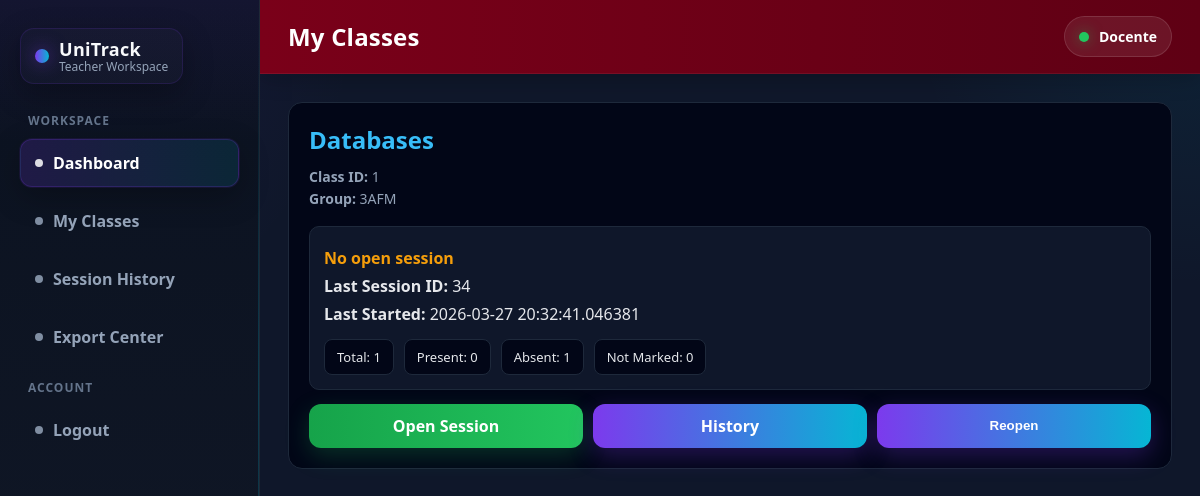
/docente/dashboard (signed in), run on the app's committed database.
### app/models/user_model.py (models this page shows, shortened)
class User(UserMixin, db.Model):
    __tablename__ = "users"
    id = db.Column(db.Integer, primary_key=True)
    first_name = db.Column(db.String(100), nullable=False)
    last_name = db.Column(db.String(100), nullable=False)
    username = db.Column(db.String(80), unique=True, nullable=False, index=True)
    email = db.Column(db.String(120), unique=True, nullable=False, index=True)
    phone = db.Column(db.String(20), nullable=False)
    language = db.Column(
        db.String(10),
        nullable=False,
        default="en"
    )
    password_hash = db.Column(db.String(255), nullable=False)
    role = db.Column(
        db.String(30),
        nullable=False,
        default="estudiante",
        index=True
    )
    must_change_password = db.Column(db.Boolean, default=False)
    is_active_user = db.Column(db.Boolean, default=True)
    photo_path = db.Column(db.String(255), nullable=True)
    last_login_at = db.Column(db.DateTime, nullable=True)
    created_at = db.Column(db.DateTime, default=datetime.utcnow, index=True)
    updated_at = db.Column(
        db.DateTime,
        default=datetime.utcnow,
        onupdate=datetime.utcnow
    )
    teaching_classes = db.relationship(
        "ClassGroup",
        backref="teacher",
        lazy=True,
        cascade="all, delete-orphan"
    )
    teaching_sessions = db.relationship(
        "ClassSession",
        foreign_keys="ClassSession.teacher_id",
        backref="teacher_user",
        lazy=True,
        cascade="all, delete-orphan"
    )
    student_class_enrollments = db.relationship(
        "ClassEnrollment",
        foreign_keys="ClassEnrollment.student_id",
        back_populates="student",
        lazy=True,
        cascade="all, delete-orphan"
    )
    student_attendance_records = db.relationship(
        "Attendance",
        foreign_keys="Attendance.student_id",
        backref="student",
        lazy=True,
        cascade="all, delete-orphan"
    )
    def full_name(self):
        return f"{self.first_name} {self.last_name}"

### app/models/class_group_model.py (models this page shows, shortened)
class ClassGroup(db.Model):
    __tablename__ = "class_groups"
    id = db.Column(db.Integer, primary_key=True)
    subject_name = db.Column(db.String(150), nullable=False)
    group_code = db.Column(db.String(50), nullable=False)
    description = db.Column(db.Text, nullable=True)
    teacher_id = db.Column(
        db.Integer,
        db.ForeignKey("users.id"),
        nullable=False,
        index=True
    )
    is_active = db.Column(db.Boolean, default=True, nullable=False)
    created_at = db.Column(db.DateTime, default=datetime.utcnow, nullable=False)
    updated_at = db.Column(
        db.DateTime,
        default=datetime.utcnow,
        onupdate=datetime.utcnow,
        nullable=False
    )
    sessions = db.relationship(
        "ClassSession",
        backref="class_group",
        lazy=True,
        cascade="all, delete-orphan"
    )
    enrollments = db.relationship(
        "ClassEnrollment",
        backref="class_group",
        lazy=True,
        cascade="all, delete-orphan"
    )

### app/models/class_session_model.py (models this page shows, shortened)
class ClassSession(db.Model):
    __tablename__ = "class_sessions"
    id = db.Column(db.Integer, primary_key=True)
    class_group_id = db.Column(
        db.Integer,
        db.ForeignKey("class_groups.id"),
        nullable=False,
        index=True
    )
    teacher_id = db.Column(
        db.Integer,
        db.ForeignKey("users.id"),
        nullable=False,
        index=True
    )
    session_date = db.Column(
        db.Date,
        nullable=False,
        index=True,
        default=lambda: datetime.utcnow().date()
    )
    start_time = db.Column(db.DateTime, nullable=True)
    end_time = db.Column(db.DateTime, nullable=True)
    notes = db.Column(db.String(255), nullable=True)
    is_open = db.Column(db.Boolean, nullable=False, default=True, index=True)
    created_at = db.Column(
        db.DateTime,
        nullable=False,
        default=datetime.utcnow,
        index=True
    )
    updated_at = db.Column(
        db.DateTime,
        nullable=False,
        default=datetime.utcnow,
        onupdate=datetime.utcnow
    )
    attendance_records = db.relationship(
        "Attendance",
        backref="class_session",
        lazy=True,
        cascade="all, delete-orphan"
    )

### app/routes/docente_views.py (the view, shortened to what this page needs)
@docente_views_bp.route("/docente/dashboard")
@login_required
def docente_dashboard_page():
    if not docente_page_guard():
        return redirect("/auth/login-page")
    class_groups = get_teacher_class_groups(current_user.id)
    sessions = get_sessions_by_teacher(current_user.id)
    dashboard_items = []
    for class_group in class_groups:
        class_sessions = [session for session in sessions if session.class_group_id == class_group.id]
        open_session = next((session for session in class_sessions if session.is_open), None)
        sorted_sessions = sorted(
            class_sessions,
            key=lambda session: session.start_time or datetime.min,
            reverse=True
        )
        last_session = sorted_sessions[0] if sorted_sessions else None
        target_session = open_session if open_session else last_session
        total_students = len(get_active_students_by_class(class_group.id))
        if target_session:
            records = get_attendance_records_by_session(target_session.id)
            summary = build_attendance_summary(total_students, records)
        dashboard_items.append({
            "class_group": class_group,
            "open_session": open_session,
            "last_session": last_session,
            "attendance_summary": summary,
        })
    return render_template(
        "docente/docente_dashboard.html",
        page_title="Teacher Dashboard",
        teacher_name=current_user.full_name(),
        dashboard_items=dashboard_items,
    )

### app/templates/docente/docente_dashboard.html (shortened to what this page needs)
{% extends "docente/docente_base.html" %}
{% block page_title %}
My Classes
{% endblock %}
{% block content %}
{% if dashboard_items and dashboard_items|length > 0 %}
<div class="dashboard-grid">
{% for item in dashboard_items %}
{% set class_group = item.class_group %}
{% set open_session = item.open_session %}
{% set last_session = item.last_session %}
{% set summary = item.attendance_summary %}
<div class="class-card">
    <h2>
        {{ class_group.subject_name if class_group.subject_name else (class_group.name if class_group.name else "Class") }}
    </h2>
    <div class="meta">
        <div><strong>Class ID:</strong> {{ class_group.id }}</div>
        {% if class_group.group_code %}
        <div><strong>Group:</strong> {{ class_group.group_code }}</div>
        {% endif %}
    </div>
    <div class="session-box">
        {% if open_session %}
            <p><span class="status-open">Session OPEN</span></p>
            <p><strong>Session ID:</strong> {{ open_session.id }}</p>
            <p><strong>Started:</strong> {{ open_session.start_time if open_session.start_time else "—" }}</p>
        {% elif last_session %}
            <p><span class="status-closed">No open session</span></p>
            <p><strong>Last Session ID:</strong> {{ last_session.id }}</p>
            <p><strong>Last Started:</strong> {{ last_session.start_time if last_session.start_time else "—" }}</p>
        {% else %}
            <p><span class="status-none">No session created yet</span></p>
        {% endif %}
        <div class="summary">
            <div>Total: {{ summary.total_students }}</div>
            <div>Present: {{ summary.present_count }}</div>
            <div>Absent: {{ summary.absent_count }}</div>
            <div>Not Marked: {{ summary.not_marked_count }}</div>
        </div>
    </div>
    <div class="actions">
        {% if open_session %}
            <a class="btn btn-primary" href="/docente/session/{{ open_session.id }}/roster-page">
                Manage
            </a>
            <form method="post" action="/docente/session/{{ open_session.id }}/close">
                <button type="submit" class="btn btn-danger">
                    Close
                </button>
            </form>
        {% else %}
            <a class="btn btn-success" href="/docente/class/{{ class_group.id }}/open-session-form">
                Open Session
            </a>
        {% endif %}
        <a class="btn btn-primary" href="{{ url_for('docente_views.docente_session_history_page') }}">
            History
        </a>
        {% if last_session and not last_session.is_open %}
            <form method="post" action="/docente/session/{{ last_session.id }}/reopen">
                <button type="submit" class="btn btn-primary">
                    Reopen
                </button>
            </form>
        {% endif %}
    </div>
</div>
{% endfor %}
</div>
{% else %}
<div class="empty">
    <h2>No classes assigned</h2>
    <p>Classes will appear here when assigned.</p>
</div>
{% endif %}
{% endblock %}

### app/templates/docente/docente_base.html (shortened to what this page needs)
<!DOCTYPE html>
<html lang="en">
<head>
</head>
<body>
{% set current_path = request.path %}
<div class="layout">
    <div class="sidebar">
        <div class="logo">
            <div class="logo-badge">
                <div class="logo-mark"></div>
                <div class="logo-text">
                    <div class="logo-title">UniTrack</div>
                    <div class="logo-subtitle">Teacher Workspace</div>
                </div>
            </div>
        </div>
        <div class="nav-section-label">Workspace</div>
        <a
            class="nav-link {% if current_path == '/docente/dashboard' %}active{% endif %}"
            href="{{ url_for('docente_views.docente_dashboard_page') }}">
            <span class="nav-dot"></span>
            Dashboard
        </a>
        <a
            class="nav-link {% if current_path == '/docente/classes' %}active{% endif %}"
            href="{{ url_for('docente_views.docente_classes_page') }}">
            <span class="nav-dot"></span>
            My Classes
        </a>
        <a
            class="nav-link {% if current_path == '/docente/sessions/history' %}active{% endif %}"
            href="{{ url_for('docente_views.docente_session_history_page') }}">
            <span class="nav-dot"></span>
            Session History
        </a>
        <a
            class="nav-link {% if current_path == '/docente/export-center' %}active{% endif %}"
            href="{{ url_for('docente_views.docente_export_center_page') }}">
            <span class="nav-dot"></span>
            Export Center
        </a>
        <div class="nav-section-label">Account</div>
        <a class="nav-link" href="{{ url_for('auth.logout') }}">
            <span class="nav-dot"></span>
            Logout
        </a>
    </div>
    <div class="main">
        <div class="topbar">
            <div class="page-title">
                {% block page_title %}Teacher Panel{% endblock %}
            </div>
            <div class="teacher-box">
                <span class="teacher-avatar"></span>
                {{ current_user.first_name }}
            </div>
        </div>
        <div class="content">
            {% block content %}{% endblock %}
        </div>
    </div>
</div>
</body>
</html>

### data on the page
User: first_name "Docente"
ClassGroup: subject_name "Databases", id "1", group_code "3AFM"
ClassSession: id "34", start_time "2026-03-27 20:32:41.046381"

### other printed values
{{ summary.total_students }} "1"
{{ summary.present_count }} "0"
{{ summary.absent_count }} "1"
{{ summary.not_marked_count }} "0"
